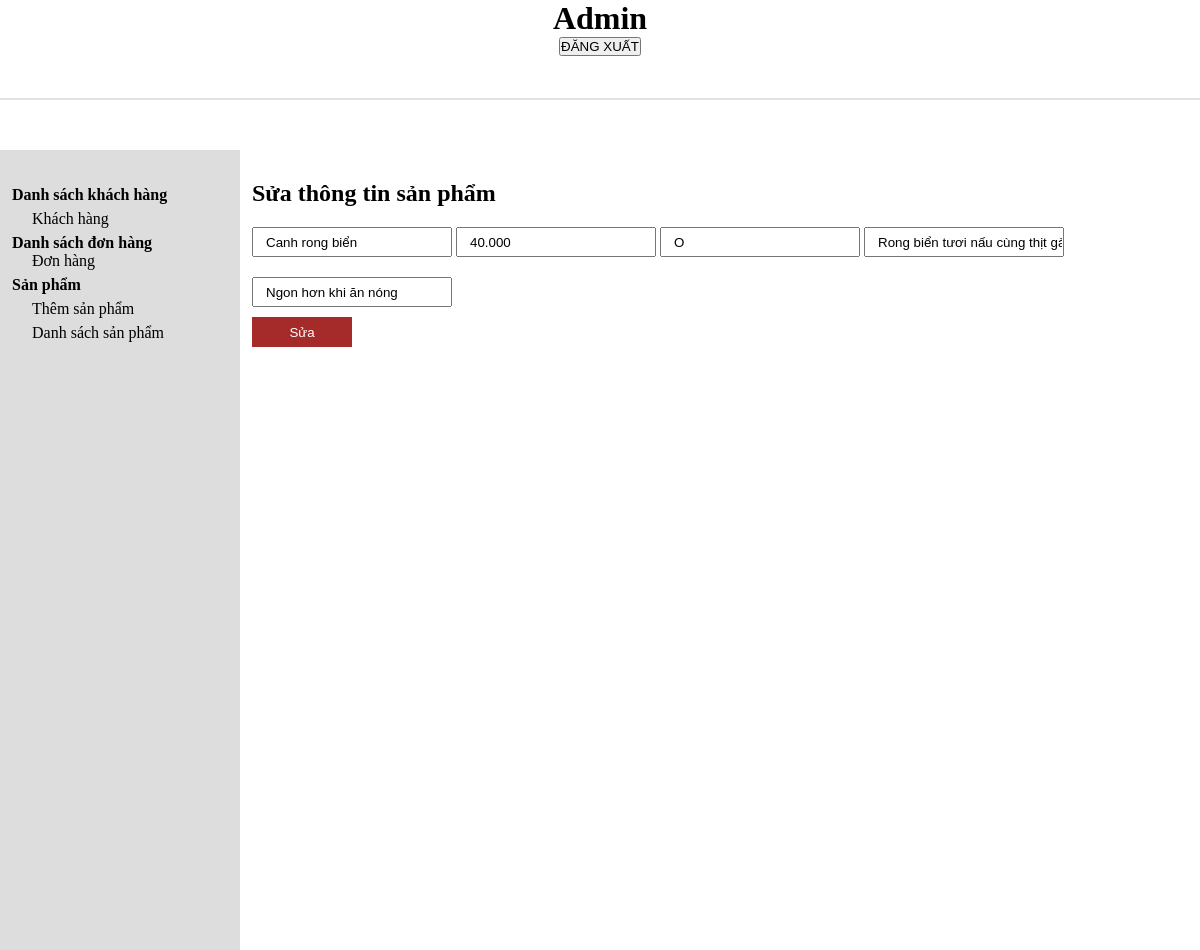
Page /suasp.php?cartegory_id=24 on the committed database.
### tables this page shows
CREATE TABLE `sanpham` (
  `cartegory_id` int(11) NOT NULL,
  `Tensp` varchar(255) NOT NULL,
  `Gia` varchar(255) NOT NULL,
  `Hinh` text NOT NULL,
  `Mota` varchar(5000) NOT NULL,
  `Baoquan` varchar(5000) NOT NULL,
  `Madanhmuc` varchar(255) NOT NULL
);

### suasp.php (the view, shortened to what this page needs)
<?php
include "headera.php";
include "slider.php";
?>
<?php
if(!isset($_GET['cartegory_id']) || $_GET['cartegory_id'] == NULL){
    echo "<script>window.location = 'cartegorylist.php</script>";
}
else {
    $cartegory_id =$_GET['cartegory_id'];
}
    $get_cartegory =get_cartegory($cartegory_id);
    if($get_cartegory) {
        $kq = mysqli_fetch_assoc($get_cartegory);
    }
?>
<?php
function get_cartegory($cartegory_id){
    require "connect.php";
    $sql = "SELECT * FROM sanpham WHERE cartegory_id='$cartegory_id'";
    $result = mysqli_query($conn, $sql);
    return $result;
}
?>
<div class="admin-content-right">
            <div class="admin-content-right-cartegory_add">
                <h1>Sửa thông tin sản phẩm</h1>
                <form action="" method="POST">
                    <input type="text" name="Tensp" value="<?php echo $kq['Tensp']?>" >
                    <input type="text" name="Gia" value="<?php echo $kq['Gia']?>" >
                    <input type="text" name="Madanhmuc" value="<?php echo $kq['Madanhmuc']?>">
                    <input type="text" name="Mota" value="<?php echo $kq['Mota']?>">
                    <input type="text" name="Baoquan" value="<?php echo $kq['Baoquan']?>">
                    <button type="submit">Sửa</button>
                </form>
            </div>
        </div>
    </section>
</body>
</html>

### STYLE.css (style rules this page uses)
* { margin: 0; padding: 0; box-sizing: border-box; color: black; outline: none; }
.admin-content-right { width: 80%; padding: 30px 0 0 12px; }
.admin-content-right-cartegory_add input { height: 30px; width: 200px; padding-left: 12px; margin-top: 20px; }
.admin-content-right-cartegory_add button { display: block; margin-top: 10px; height: 30px; width: 100px; cursor: pointer; background-color: brown; border: none; color: white; transition: all 0.3s ease; }

### rows in the picture
sanpham: Tensp "Canh rong biển", Gia "40.000", Madanhmuc "O", Mota "Rong biển tươi nấu cùng thịt gà", Baoquan "Ngon hơn khi ăn nóng"
